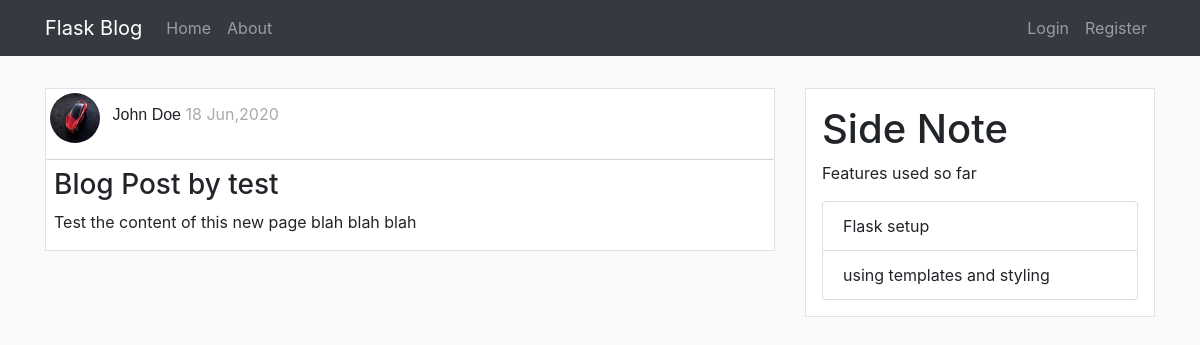
Page /post/3 on the earlier database version.
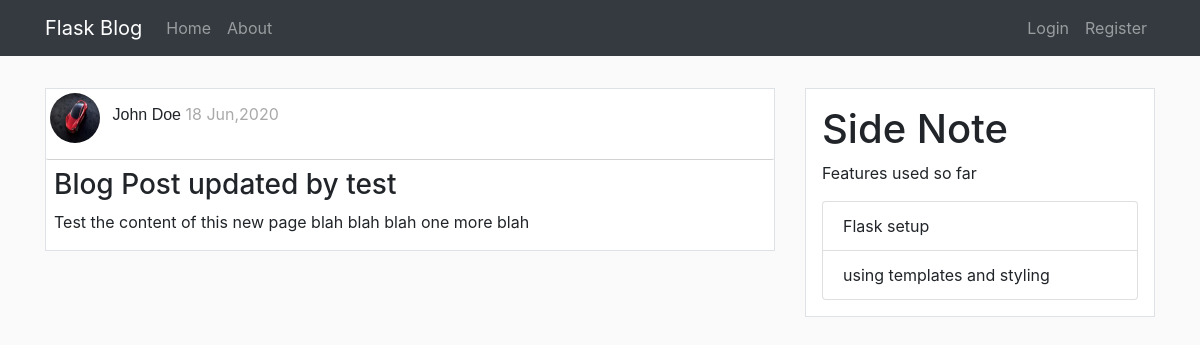
Same page on the later database version.
### flaskBlog/models.py (models this page shows, shortened)
class Post(db.Model):
    id = db.Column(db.Integer , primary_key = True)
    title = db.Column(db.String(100), nullable=False)
    date_posted = db.Column(db.DateTime, nullable=False, default=datetime.utcnow)
    content = db.Column(db.Text, nullable=False)
    user_id = db.Column(db.Integer, db.ForeignKey('user.id'), nullable=False)

### flaskBlog/routes.py (the view)
@app.route("/post/<int:post_id>")
def post(post_id):
    post = Post.query.get_or_404(post_id)
    return render_template('post.html',title=post.title,post=post)

### flaskBlog/templates/post.html
{% extends 'layout.html' %}
{% block content %}
<div class="article border">
    <div class="post-metadata">
        <img class="rounded-circle mt-1 ml-1"
            src="{{ url_for('static',filename='profile_pics/'+post.author.image_file) }}" alt="" id="post_img">
        <span class="Postauthor ml-2">{{ post.author.username }}</span>
        <span class="Postdate mr-1"> {{ post.date_posted.strftime('%d %b,%Y') }}</span>
    </div>
    <h3 class="mt-2 ml-2 mr-2">{{ post.title }}</h3>
    <p class="ml-2">{{ post.content }}</p>
</div>
{% endblock %}

Differences in the rows shown:
changed Post: title "Blog Post by test" → "Blog Post updated by test"; content "Test the content of this new page blah blah blah" → "Test the content of this new page blah blah blah one more blah"
